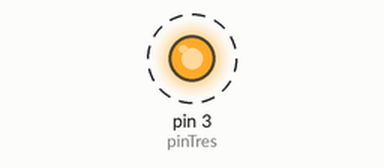
This sketch was run on a simulated Arduino Uno, built with avr-gcc and run on an emulated ATmega328P. Shown: output pins drawn as LEDs (lit = HIGH). Dashed ring = blinking.

Above: at 0.1 s.
Timing chart, 0 to 3.0 s (numbered marks = the images above):
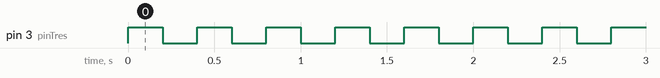

Measured:
- by itself, pin 3 (pinTres): alternates HIGH for 0.20 s and LOW for 0.20 s

The sketch:

doWhile.ino
```cpp
int incremento = 0;
int limite = 10;
int pinTres = 3;

void setup() {
     pinMode(pinTres,OUTPUT);
}

void loop() {

  do{
      digitalWrite(pinTres,HIGH);
      delay(200);
      digitalWrite(pinTres,LOW);
      delay(200);
      incremento = incremento + 1;
    }while(incremento < limite);

}
```
